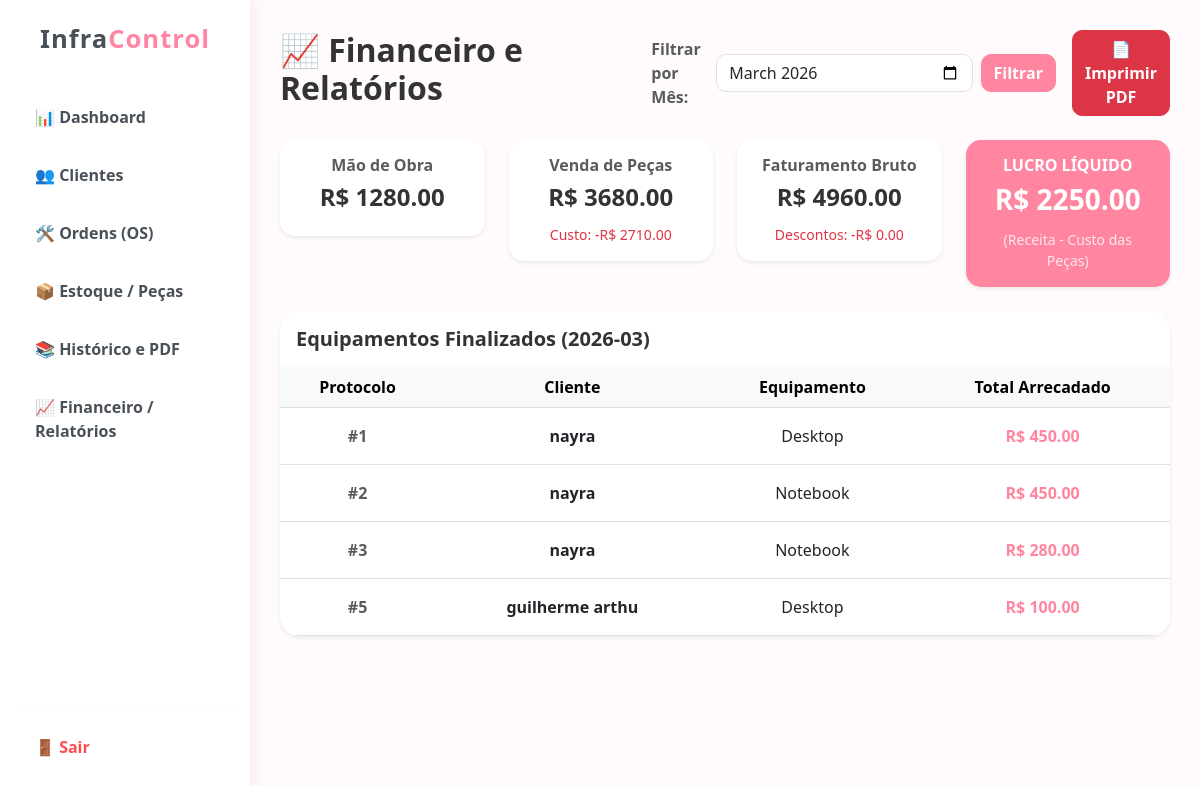
Screenshot of /relatorios (signed in) with the database file from the repository.
### models.py (models this page shows)
class OrdemServico(db.Model):
    id = db.Column(db.Integer, primary_key=True)
    equipamento = db.Column(db.String(100), nullable=False)
    marca = db.Column(db.String(50), nullable=True)
    tipo_manutencao = db.Column(db.String(50), nullable=True)
    descricao_problema = db.Column(db.Text, nullable=False)
    diagnostico_ia = db.Column(db.Text)
    valor = db.Column(db.Float) # Valor Mão de Obra
    desconto = db.Column(db.Float, default=0.0)
    data_abertura = db.Column(db.DateTime, default=datetime.now)
    status = db.Column(db.String(50), default='Aberto')
    cliente_id = db.Column(db.Integer, db.ForeignKey('cliente.id'), nullable=False)
    foto_antes = db.Column(db.String(255))
    data_garantia = db.Column(db.DateTime, nullable=True)
    nota_cliente = db.Column(db.Integer, nullable=True)
    comentario_cliente = db.Column(db.Text, nullable=True)
    itens = db.relationship('ItemOS', backref='ordem', cascade="all, delete-orphan", lazy=True)

class Cliente(db.Model):
    id = db.Column(db.Integer, primary_key=True)
    nome = db.Column(db.String(100), nullable=False)
    email = db.Column(db.String(100))
    telefone = db.Column(db.String(20))
    ordens = db.relationship('OrdemServico', backref='cliente', lazy=True)

### app.py (the view)
@app.route('/relatorios', methods=['GET'])
@login_required
def relatorios():
    mes_atual = datetime.now().strftime('%Y-%m')
    filtro_mes = request.args.get('mes', mes_atual)
    ordens = OrdemServico.query.filter(OrdemServico.status == 'Finalizado', OrdemServico.data_abertura.like(f'{filtro_mes}%')).all()
    receita_servicos = sum(o.valor for o in ordens)
    receita_pecas = sum(item.valor_total for o in ordens for item in o.itens)
    custo_pecas = sum((item.peca.valor_custo * item.quantidade) for o in ordens for item in o.itens if item.peca)
    descontos = sum(o.desconto or 0 for o in ordens)
    faturamento_bruto = receita_servicos + receita_pecas - descontos
    lucro_liquido = faturamento_bruto - custo_pecas
    financeiro = {
        'servicos': receita_servicos, 'venda_pecas': receita_pecas, 'descontos': descontos,
        'faturamento': faturamento_bruto, 'custo_pecas': custo_pecas, 'lucro': lucro_liquido
    }
    return render_template('relatorios.html', ordens=ordens, financeiro=financeiro, mes_selecionado=filtro_mes)

### app.py (called while the page is built)
@login_manager.user_loader
def load_user(user_id): return User.query.get(int(user_id))

### templates/relatorios.html
{% extends "base.html" %}
{% block content %}
<div class="d-flex justify-content-between align-items-center mb-4">
    <h2 style="font-weight: 700; color: #333;">📈 Financeiro e Relatórios</h2>
    <form class="d-flex align-items-center gap-2" method="GET" action="{{ url_for('relatorios') }}">
        <label class="fw-bold text-muted">Filtrar por Mês:</label>
        <input type="month" name="mes" class="form-control" value="{{ mes_selecionado }}" required style="border-radius: 10px;">
        <button type="submit" class="btn btn-primary fw-bold" style="border-radius: 10px;">Filtrar</button>
        <a href="{{ url_for('relatorio_pdf', mes=mes_selecionado) }}" class="btn btn-danger fw-bold ms-2" style="border-radius: 10px;">📄 Imprimir PDF</a>
    </form>
</div>
<div class="row mb-4">
    <div class="col-md-3">
        <div class="card border-0 shadow-sm p-3 text-center" style="border-radius: 15px; border-bottom: 5px solid #ffb3c6;">
            <h6 class="text-muted fw-bold">Mão de Obra</h6>
            <h4 class="fw-bold" style="color: #333;">R$ {{ "%.2f"|format(financeiro.servicos) }}</h4>
        </div>
    </div>
    <div class="col-md-3">
        <div class="card border-0 shadow-sm p-3 text-center" style="border-radius: 15px; border-bottom: 5px solid var(--primary);">
            <h6 class="text-muted fw-bold">Venda de Peças</h6>
            <h4 class="fw-bold" style="color: #333;">R$ {{ "%.2f"|format(financeiro.venda_pecas) }}</h4>
            <small class="text-danger mt-1">Custo: -R$ {{ "%.2f"|format(financeiro.custo_pecas) }}</small>
        </div>
    </div>
    <div class="col-md-3">
        <div class="card border-0 shadow-sm p-3 text-center" style="border-radius: 15px; border-bottom: 5px solid #ff4d6d;">
            <h6 class="text-muted fw-bold">Faturamento Bruto</h6>
            <h4 class="fw-bold" style="color: #333;">R$ {{ "%.2f"|format(financeiro.faturamento) }}</h4>
            <small class="text-danger mt-1">Descontos: -R$ {{ "%.2f"|format(financeiro.descontos) }}</small>
        </div>
    </div>
    <div class="col-md-3">
        <div class="card border-0 shadow-sm p-3 text-center" style="border-radius: 15px; background-color: var(--primary); color: white;">
            <h6 class="fw-bold text-white">LUCRO LÍQUIDO</h6>
            <h3 class="fw-bold text-white">R$ {{ "%.2f"|format(financeiro.lucro) }}</h3>
            <small class="text-white mt-1" style="opacity: 0.8;">(Receita - Custo das Peças)</small>
        </div>
    </div>
</div>
<div class="card border-0 shadow-sm" style="border-radius: 20px; overflow: hidden;">
    <div class="card-header bg-white p-3 border-0">
        <h5 class="fw-bold m-0" style="color: #333;">Equipamentos Finalizados ({{ mes_selecionado }})</h5>
    </div>
    <table class="table table-hover m-0 align-middle text-center">
        <thead class="table-light"><tr><th>Protocolo</th><th>Cliente</th><th>Equipamento</th><th>Total Arrecadado</th></tr></thead>
        <tbody>
            {% for o in ordens %}
            <tr>
                <td class="p-3 text-muted fw-bold">#{{ o.id }}</td>
                <td class="p-3"><strong>{{ o.cliente.nome }}</strong></td>
                <td class="p-3">{{ o.equipamento }}</td>
                <td class="p-3 fw-bold" style="color: var(--primary);">
                    {% set soma_pecas = 0 %}{% for i in o.itens %}{% set soma_pecas = soma_pecas + i.valor_total %}{% endfor %}
                    R$ {{ "%.2f"|format((o.valor + soma_pecas) - (o.desconto or 0)) }}
                </td>
            </tr>
            {% else %}<tr><td colspan="4" class="p-5 text-muted">Nenhum conserto finalizado neste mês.</td></tr>{% endfor %}
        </tbody>
    </table>
</div>
{% endblock %}

### templates/base.html (style rules this page uses)
:root { --primary: #ff85a1; --primary-hover: #ff6b8b; --sidebar-bg: #ffffff; --body-bg: #fffafb; --text-dark: #495057; }
body { background-color: var(--body-bg); font-family: 'Segoe UI', Tahoma, Geneva, Verdana, sans-serif; overflow-x: hidden; color: var(--text-dark); }
.btn-primary { background-color: var(--primary) !important; border-color: var(--primary) !important; color: white !important; }

### rows the page displays
OrdemServico: id "1", cliente.nome "nayra", equipamento "Desktop", (o.valor+soma_pecas)-(o.descontoor0) "450.00"
OrdemServico: id "2", cliente.nome "nayra", equipamento "Notebook", (o.valor+soma_pecas)-(o.descontoor0) "450.00"
OrdemServico: id "3", cliente.nome "nayra", equipamento "Notebook", (o.valor+soma_pecas)-(o.descontoor0) "280.00"
OrdemServico: id "5", cliente.nome "guilherme arthu", equipamento "Desktop", (o.valor+soma_pecas)-(o.descontoor0) "100.00"

### other values shown
{{ "%.2f"|format(financeiro.servicos) }} "1280.00"
{{ "%.2f"|format(financeiro.venda_pecas) }} "3680.00"
{{ "%.2f"|format(financeiro.custo_pecas) }} "2710.00"
{{ "%.2f"|format(financeiro.faturamento) }} "4960.00"
{{ "%.2f"|format(financeiro.descontos) }} "0.00"
{{ "%.2f"|format(financeiro.lucro) }} "2250.00"
{{ mes_selecionado }} "2026-03"
